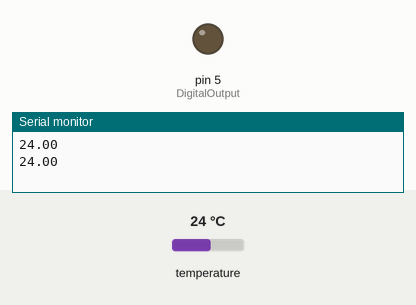
A sketch run on a simulated Arduino Uno, built with avr-gcc and run on an emulated ATmega328P. On the bench: output pins drawn as LEDs (lit = HIGH), the last lines printed to the serial monitor. Dashed ring = blinking. Inputs (shaded band) come from the test bench; at power-on: temperature 24 °C.

Above: at 3.3 s.
3.4 s: temperature set to 25.6 °C
At 4.6 s:
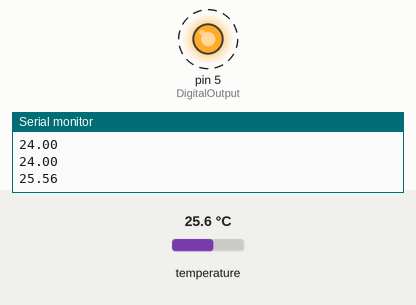
9.1 s: temperature set to 12 °C
At 10.1 s:
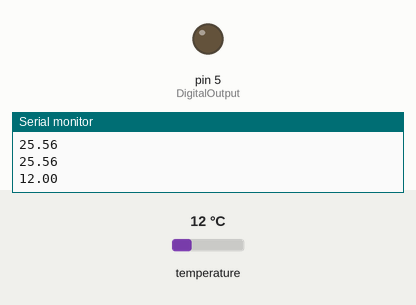
11.6 s: temperature set to 28 °C
At 13.9 s:
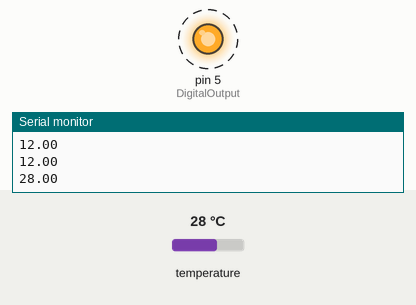
17.3 s: temperature set to 19 °C
At 19.0 s:
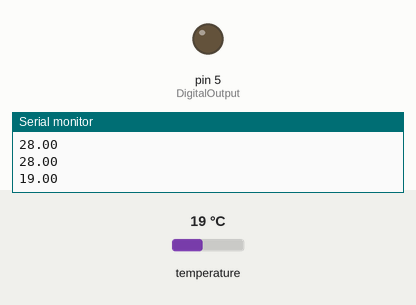
Timing chart, 0 to 20.5 s (numbered marks = the images above; inputs shaded):
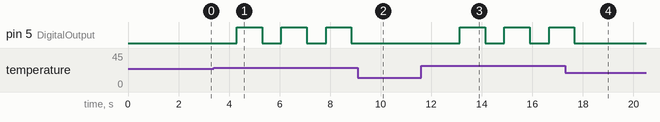

Measured:
- the behaviour switches between 25 and 25.1 °C on temperature (found by bisection; images 0 and 1)
- after the input at 3.4 s, pin 5 (DigitalOutput): alternates HIGH for 1.0 s and LOW for 0.76 s, starting after 0.91 s
- after the input at 9.1 s, pin 5 (DigitalOutput): stays LOW (without the input it goes to HIGH after 0.50 s)
- after the input at 11.6 s, pin 5 (DigitalOutput): alternates HIGH for 1.0 s and LOW for 0.76 s, starting after 1.5 s
- after the input at 17.3 s, pin 5 (DigitalOutput): goes on until 17.7 s, then stays LOW

The sketch:

Temparature-sensor.ino
```cpp
#include<OneWire.h>
#include<DallasTemperature.h>
float temp=0.0;
int Temp_read=12;
int DigitalOutput=5;
OneWire bus(Temp_read);//object of many sensors connected in a list.
DallasTemperature sensor(&bus);//object of the sensor

void setup() {
  // put your setup code here, to run once:
    pinMode(DigitalOutput,OUTPUT);
    digitalWrite(DigitalOutput, LOW);
    Serial.begin(9600);
    sensor.begin();
}

void loop() {
  // put your main code here, to run repeatedly:
  sensor.requestTemperatures(); //gets all the info on sensors connected to the bus as a list
  temp=sensor.getTempFByIndex(0);//returns first temp from the list
  temp=(temp-32)*5/9;
  Serial.println(temp);
  if (temp>25)
  {
    digitalWrite(DigitalOutput,HIGH);
  }
  delay(1000);
  digitalWrite(DigitalOutput,LOW);
}
```
